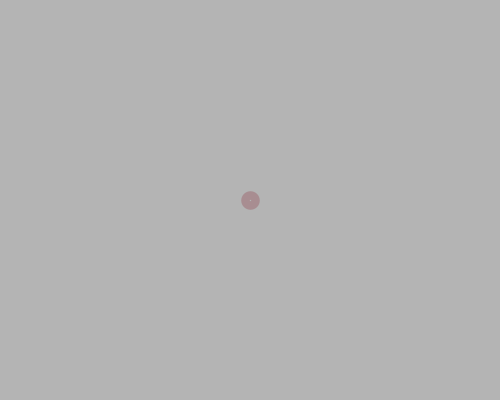
Frame 1 (no input)
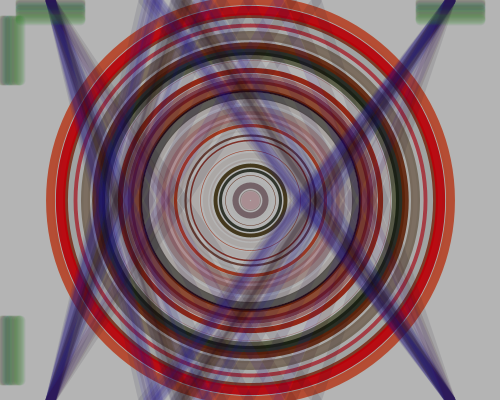
Frame 60 (the mouse pressed at the canvas centre just before this capture)
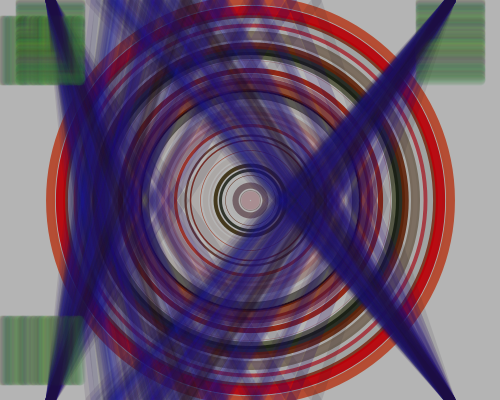
Frame 120 (the mouse held since frame 60 and released just before this capture)

The Processing sketch that drew these frames (run headless with seeded random() and noise(); from frame 60 on, the mouse is pressed at the canvas centre):

// Processing sketch: processing_57730
// ── processing_57730.pde


// variable
int diam = 10; // diametro
float centX; // tamaño de la ellipse
float centY; // tamaño de la ellipse
 float posicion = 0.0;
 int pos = 2;
int bajacolor = 255;
int posicionn = 0;

void setup() {
  size(500,400);
  frameRate(24);
  smooth(); //suavizado
  background(180);
  centX = width/2; // ancho dividido por dos valor 250
  centY = height/2; // alto dividido por dos valor 150
  
  
  noFill(); // sin relleno
}

//frame loop
// si diam es menor o igual a 400 pasa algo
void draw() {
  if (diam <= 400) { // condicional
  //background(180);
  // dibuja ellipse
  stroke (random(200),random(50), random(30), random(255)); 
  strokeWeight(random(10));
  ellipse(centX, centY, diam, diam);
  // suma al diametro 10 pixeles
  
  diam += 10;
}
  
  else if (diam> 400) {
    
    posicion = posicion + 0.1;
  float n = noise(posicion) *height;
  strokeWeight(10);
  stroke(random(50), random(30), random(200), 30);
  line (n, 0, 50, 400);
  line (n, 0, 450, 400);
  line (450, 0, n, 400);
  line (50, 0, n, 400);
  
       posicionn++; // aumenta posicion en 1 en cada refresh de draw
       stroke(random(100), random(200), random(100), 25);
  line(posicionn, 20, posicionn, 80); // int x aumenta en 1 por posicion
  line (20, posicionn, 80, posicionn); // int y aumenta en 1 por posicion
  line (480,posicionn, 420, posicionn);
  line (posicionn,320, posicionn,380);
  
  if (posicionn > width) { // si variable posicion es mayor que ancho del sketch
    posicionn = 0;


  }
    }
}
